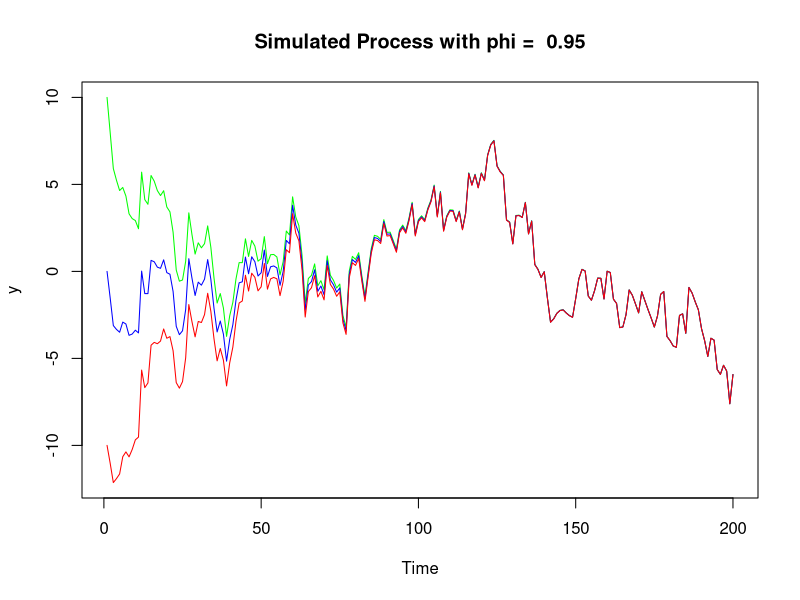

Recreate this plot in R.
T <- 200
eps <- rnorm(T)

y1 <- rep(0, T)
y2 <- rep(0, T)
y3 <- rep(0, T)
phi <- 0.95

y1[1] = 10
for (t in 2:T) {
  y1[t] <- phi * y1[t-1] + eps[t]
}

y2[1] = 0  
for (t in 2:T) {
  y2[t] <- phi * y2[t-1] + eps[t]
}

y3[1] = -10
for (t in 2:T) {
  y3[t] <- phi * y3[t-1] + eps[t]
}

plot(y1, type = 'l', col = 'green', ylab = 'y', xlab = 'Time', 
     main = paste("Simulated Process with phi = ", phi), 
     ylim = c(min(y1, y2, y3), max(y1, y2, y3)))

lines(y2, col = 'blue')
lines(y3, col = 'red')





